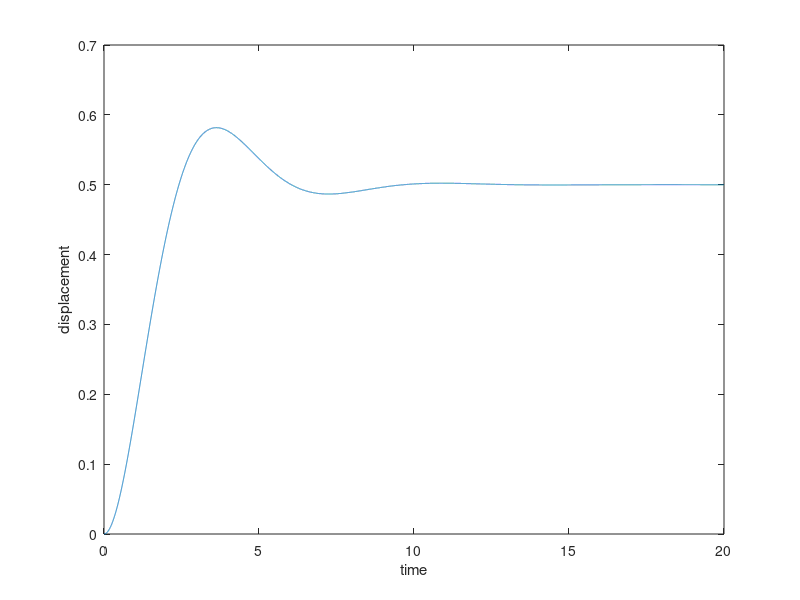
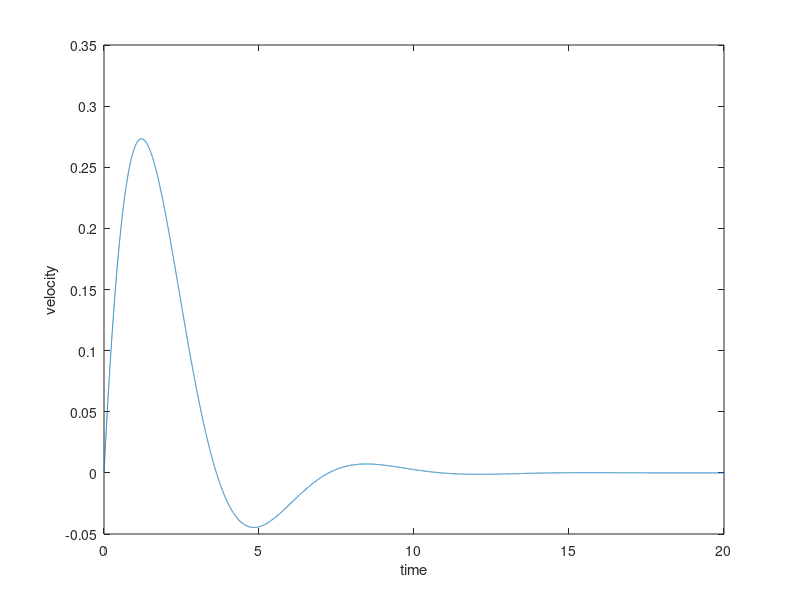

The MATLAB source for these figures, in order:
clear; close; clc; 

%% simple spring mass system
% Parameters 
k = 20; %spring constant 
m = 20; %mass
c = 40; %damping
b = 10; %external force

% time discretization
tleft = 0;
tright = 20;
dt = 0.001;
t = tleft:dt:tright;

%store velocity (x2) and displacement (x1)
x = zeros(2,length(t));
x(:,1) = [0;0];

for i = 2:length(t)
    x(:,i) = x(:,i-1) + dt*[x(2,i-1);1/m*(-k*x(1,i-1)+b-c*x(2,i-1))+x(2,i-1)];
end

figure(1)
plot(t,x(1,:))
xlabel("time")
ylabel("displacement")

figure(2)
plot(t,x(2,:))
xlabel("time")
ylabel("velocity")